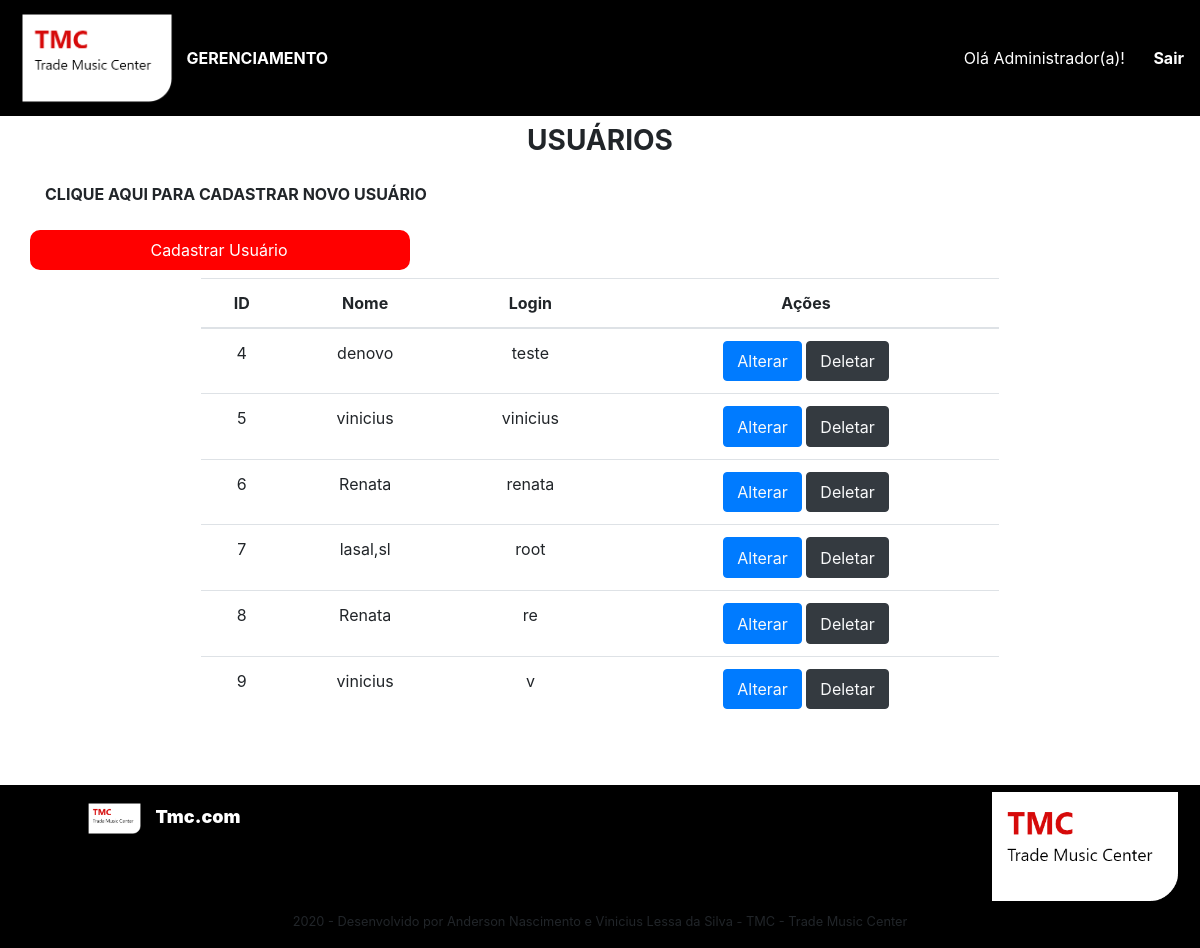
The page /Views/adm/usuarios.php on the database its author committed.
### tables this page shows
CREATE TABLE `usuario` (
  `cod_usuario` int(11) NOT NULL,
  `nome_usuario` varchar(150) NOT NULL,
  `telefone` varchar(15) DEFAULT NULL,
  `cpf` varchar(13) DEFAULT NULL,
  `email` varchar(100) DEFAULT NULL,
  `log` varchar(50) DEFAULT NULL,
  `senha` varchar(255) DEFAULT NULL
);

### Models/m_usuario.php (called while the page is built, shortened)
<?php
function listarusuarios($conn)
{
  $sql = 'SELECT cod_usuario, nome_usuario, log FROM usuario';
  $stmt = $conn->prepare($sql);
  $stmt->execute();
  $result = $stmt->get_result()->fetch_all(MYSQLI_ASSOC);
  return $result;
}

### Controllers/c_usuario.php (called while the page is built, shortened)
<?php
$conn = require SITE_PATH . '/Models/conexao.php';
include SITE_PATH . '/Models/m_usuario.php';
if (isset($listarusuarios)) {
  $listarusuarios = listarusuarios($conn);
}

### Views/adm/usuarios.php (the view, shortened to what this page needs)
<?php
require SITE_PATH . '/Controllers/c_usuario.php';
?>
<!DOCTYPE html>
<html lang="pt-br">
<head>
  <link rel="stylesheet" href="<?php echo SITE_URL ?>/css/bootstrap.min.css">
  <link rel="stylesheet" href="<?php echo SITE_URL ?>/css/styles.css">
  <link rel="stylesheet" href="https://cdnjs.cloudflare.com/ajax/libs/font-awesome/5.11.2/css/all.css">
</head>
<body>
  <?php require SITE_PATH . '/includes/menu-adm.php'; ?>
  <main class="min-h-75">
    <div class="container">
      <div class="row justify-content-md-center">
        <h1 class="h3 font-weight-bold pt-2">USUÁRIOS</h1>
      </div>
      <div class="row">
        <p class="col-12 font-weight-bold mt-3">CLIQUE AQUI PARA CADASTRAR NOVO USUÁRIO</p>
        <a class="col-4 btn btn-dark btn-adm my-2" href="<?php echo SITE_URL ?>/Views/adm/create.php" role="button">Cadastrar Usuário</a>
      </div>
      <div class="row justify-content-md-center">
        <table class="table text-center " style="width: 70%">
          <thead>
            <tr>
              <th scope="col-1">ID</th>
              <th scope="col-4">Nome</th>
              <th scope="col-2">Login</th>
              <th scope="col-2">Ações</th>
            </tr>
          </thead>
          <tbody>
            <?php foreach ($listarusuarios as  $linha) { ?>
              <tr>
                <td><?php echo $linha['cod_usuario'] ?>
                </td>
                <td><?php echo $linha['nome_usuario'] ?>
                </td>
                <td><?php echo $linha['log'] ?>
                </td>
                <td>
                  <button type="button" class="btn btn-primary"><a class="btn text-light p-0" href="<?php echo SITE_URL ?>/Views/adm/alter-usuario.php?usuario=<?php echo $linha['cod_usuario']; ?>&log=<?php echo $linha['log']; ?> " role="button">Alterar</a></button>
                  <button type="button" class="btn btn-dark">   <a class="btn text-light p-0" href="<?php echo SITE_URL ?>/Views/adm/delete_usr.php?usuario=<?php echo $linha['cod_usuario']; ?>&log=<?php echo $linha['log']; ?> " role="button">Deletar</a></button>
                </td>
              </tr>
            <?php } ?>
          </tbody>
        </table>
      </div>
    </div>
  </main>
  <?php require SITE_PATH . '/includes/footer-adm.php'; ?>
</body>
</html>

### css/styles.css (style rules this page uses)
html, body { margin: 0; padding: 0; height: 100%; }
.btn-adm { background-color: #ff0000; color: #ffffff; border: 1px solid #ffffff; transition: all 0.3s ease; border-radius: 10px; width: 50%; padding-left: 10px; font-size: 16px; border: 2px solid #ff0000; }
.min-h-75 { min-height: 75vh; }

### rows shown on the page
usuario: cod_usuario "4", nome_usuario "denovo", log "teste"
usuario: cod_usuario "5", nome_usuario "vinicius", log "vinicius"
usuario: cod_usuario "6", nome_usuario "Renata", log "renata"
usuario: cod_usuario "7", nome_usuario "lasal,sl", log "root"
usuario: cod_usuario "8", nome_usuario "Renata", log "re"
usuario: cod_usuario "9", nome_usuario "vinicius", log "v"
